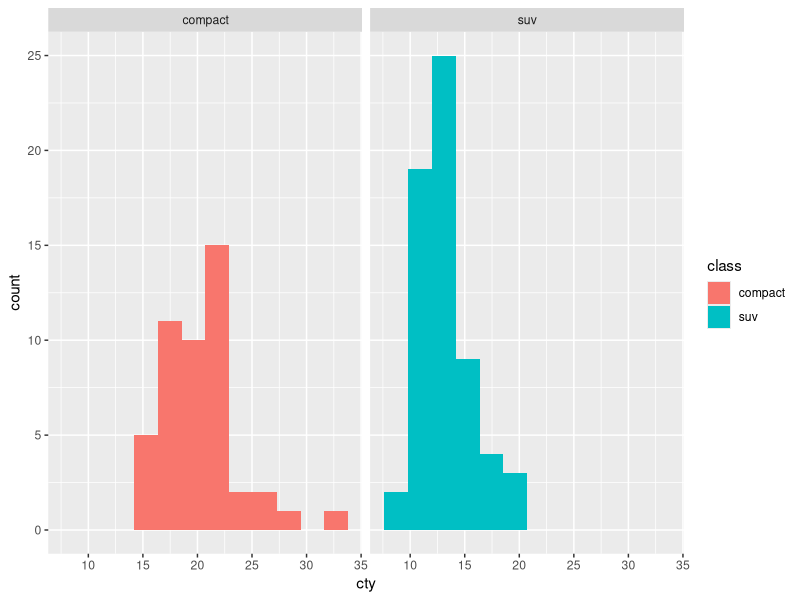
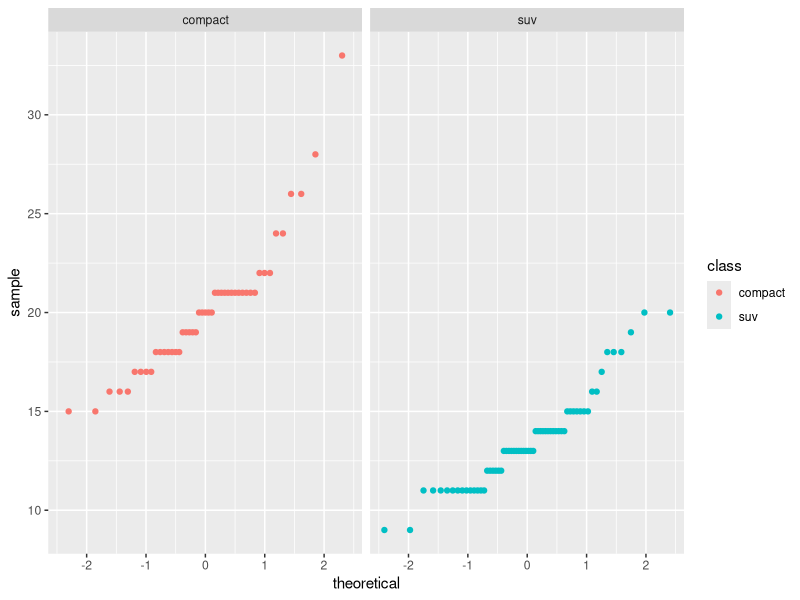

Source code (R) for these figures, in order:
## ---- chunk 1
knitr::opts_chunk$set(echo = TRUE)

library(tidyverse)
library(here)
## ---- chunk 2
pika_mass <- c(82, 94, 110, 70, 86, 99, 102)

pika_mean <- mean(pika_mass)

pika_sd <- sd(pika_mass)

pika_ci <- t.test(pika_mass)
## ---- chunk 3
oak_trees <- c(29, 19, 22, 30, 35, 16, 20, 7)

pine_trees <- c(48, 32, 41, 40, 56, 70, 30, 19, 20)
## ---- chunk 4
trees_t <- t.test(oak_trees, pine_trees)
## ---- chunk 5
compact_suv <- mpg %>% 
  filter(class %in% c("compact", "suv"))

## ---- chunk 6
ggplot(data = compact_suv, aes(x = cty)) +
  geom_histogram(bins = 12, aes(fill = class)) +
  facet_wrap(~ class)

ggplot(data = compact_suv, aes(sample = cty)) +
  geom_qq(aes(color = class)) +
  facet_wrap(~ class)
## ---- chunk 7
car_stats <- compact_suv %>% 
  group_by(class) %>% 
  summarize(mean_city = mean(cty),
            sd_city = sd(cty),
            sample_size = n())

car_stats
## ---- chunk 8
compact_sample <- compact_suv %>% 
  filter(class == "compact") %>% 
  pull(cty)

suv_sample <- compact_suv %>% 
  filter(class == "suv") %>% 
  pull(cty)

cars_t <- t.test(compact_sample, suv_sample)
